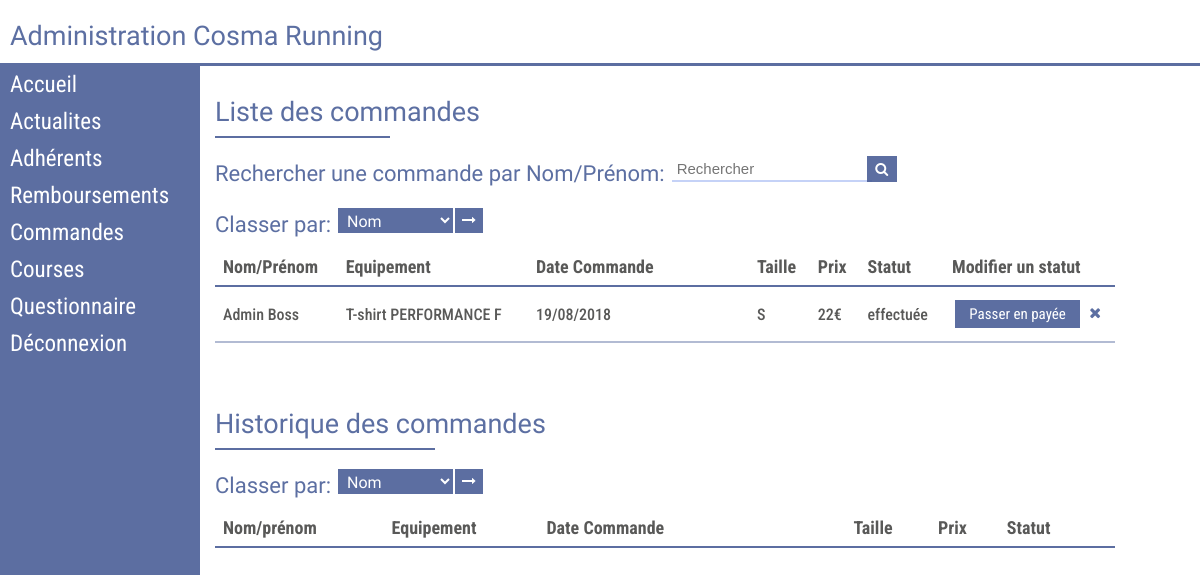
/php/Edit.php?post=Commandes, run on the app's committed database.
### tables this page shows
CREATE TABLE commande(
  Id_commande char(8) NOT NULL,
  Id_adherent char(8) NOT NULL,
  Id_typeVetement char(8) NOT NULL,
  Id_taille int(2) NOT NULL,
  DateCommande date,
  Id_statutCommande int(1) NOT NULL DEFAULT 1,
  CONSTRAINT pk_commandee PRIMARY KEY (Id_commande),
  CONSTRAINT fk_adherentC FOREIGN KEY (Id_adherent) REFERENCES adherent(Id_adherent),
  CONSTRAINT fk_type_vetementC FOREIGN KEY (Id_typeVetement) REFERENCES type_vetement(Id_typeVetement),
  CONSTRAINT fk_tailleC FOREIGN KEY (Id_taille) REFERENCES taille(Id_taille),
  CONSTRAINT fk_statutCommandeC FOREIGN KEY (Id_statutCommande) REFERENCES STcommande(Id_statutCommande )
  );

CREATE TABLE  adherent(
  Id_adherent char(8) NOT NULL,
  Mdp char(100) NOT NULL,
  Mdpconfirm char(100) NOT NULL,
  Nom char(30) NOT NULL,
  Prenom char(30) NOT NULL,
  Email char(50) NOT NULL,
  DateNaissance char(20) NOT NULL,
  Adresse char(100) NOT NULL,
  Téléphone char(50) NOT NULL,
  Id_sexe int(1) NOT NULL,
  Unom  char(30) NOT NULL,
  Uprenom char(30) NOT NULL,
  Utel char(10) NOT NULL,
  Photo_profil char(100) DEFAULT "PPModele.png",
  Clef char(100),
  Validation boolean DEFAULT false,
  CONSTRAINT pk_adherent PRIMARY KEY (Id_adherent),
  CONSTRAINT fk_adherentSexe FOREIGN KEY (Id_sexe) REFERENCES Sexe(Id_sexe)
  );

CREATE TABLE  type_vetement(
  Id_typeVetement char(8) NOT NULL,
  Libelle char(100) NOT NULL,
  Url char(100) NOT NULL,
  Prix int(3) NOT NULL,
  Id_sexe int(1) NOT NULL,
  Details char (200),
  CONSTRAINT pk_TypeVetement PRIMARY KEY (Id_typeVetement),
    CONSTRAINT fk_typeAdherentSexe FOREIGN KEY (Id_sexe) REFERENCES Sexe(Id_sexe)
  );

CREATE TABLE  taille(
  Id_taille int(2) NOT NULL,
  libelle_taille char(20) NOT NULL,
  CONSTRAINT pk_taille PRIMARY KEY (Id_taille)
  );

CREATE TABLE STcommande(
  Id_statutCommande int(1) NOT NULL,
  libelleCommande char(40) NOT NULL,
  CONSTRAINT pk_statutCommande PRIMARY KEY (Id_statutCommande)
   );

### fct/dateFR.php (called while the page is built, shortened)
<?php
	function dateFR($dateBDD){
			$date = date_parse($dateBDD);
		    $jour = $date['day'];
		    $mois = $date['month'];
		    if ($mois < 10) {
		    	$mois = '0'.$mois;
		    }
		    $annee = $date['year'];
		    return $jour.'/'.$mois.'/'.$annee;
	}
?>

### fct/nvStatut.php (called while the page is built)
<?php
	function prochainStatut($statut,$nbStatut){
		if ($statut  < $nbStatut) {
			$statut = $statut + 1;
			return $statut;
		}
		else {
			$statut = 1;
			return $statut;
		}
	}
?>

### WP-admin/WP-admin-Commandes.php (the view, shortened to what this page needs)
<p class="h1">Liste des commandes</p>
<hr class="sep2 bleu" style="max-width:175px">
<form method="POST" action="<?php echo $_SERVER['PHP_SELF'].'?'.$_SERVER['QUERY_STRING']?>" enctype="multipart/form-data">
<div style="display: inline-flex;">
	<p class="h1 bleu" style="font-size:22px;margin-right: 7px;">Rechercher une commande par Nom/Prénom: </p>
	<input type="text" style="padding-bottom: 3px;margin: auto;" name="SearchCommande" placeholder="Rechercher" class="">
	<button type="submit" id="button_loupe" name="valider_search_commande">
	<i class="fa fa-search white" aria-hidden="true" style="font-size: 14px;margin: auto;"></i>
	</button>
</div></form>
<form method="POST" action="<?php echo $_SERVER['PHP_SELF'].'?'.$_SERVER['QUERY_STRING']?>" enctype="multipart/form-data">
<div style="display: inline-flex;">
	<p class="h1 bleu" style="font-size:22px;margin-right: 7px;">Classer par: </p>
	<form method="POST" action="Edit.php" enctype="multipart/form-data">
	<select name="classer" class="classemment">
		<option value="Nom">Nom</option>
	</select>
	<button type="submit" name="valider_classer_commande" id="button_classer" >
	<i class="fa fa-long-arrow-right white" aria-hidden="true" style="font-size: 14px;margin: auto;"></i>
	</button>
	</form>
</div>
<?php
$classer = '';
$search = '';
$Lcommande = $bdd->query('SELECT Nom,Prenom,Libelle,libelleCommande,Id_commande,libelle_taille,DateCommande,Prix,C.Id_statutCommande FROM commande as C,adherent as A,stcommande as ST,type_vetement as TV,taille as T
WHERE C.Id_adherent = A.Id_adherent AND TV.Id_typeVetement = C.Id_typeVetement AND ST.Id_statutCommande = C.Id_statutCommande AND T.Id_taille = C.Id_taille AND C.Id_statutCommande NOT IN (3) '.$search.' group by Id_commande '.$classer.' ');
echo '<table class="table-admin">
	<tr>
		<th>Nom/Prénom</th>
		<th>Equipement</th>
		<th style="min-width: 200px;">Date Commande</th>
		<th>Taille</th>
		<th>Prix</th>
		<th>Statut</th><th>Modifier un statut</th></tr>';
while ($donnees = $Lcommande->fetch()){
	$Id_Statut = prochainStatut($donnees['Id_statutCommande'],3);
	$nvStatut =  $bdd->query('SELECT libelleCommande,Id_statutCommande FROM stcommande WHERE Id_statutCommande = '.$Id_Statut.'');
	while ($d = $nvStatut->fetch()){
		$IdprochainStatut = $d['Id_statutCommande'];
		$prochainStatut = $d['libelleCommande'];
	}
	$dateCommande = dateFR($donnees['DateCommande']);
	echo '<tr>
		<td>'.$donnees['Nom'].' '.$donnees['Prenom'].'</td>
		<td>'.$donnees['Libelle'].'</td>
		<td style="min-width: 200px;">'.$dateCommande.'</th>
		<td>'.$donnees['libelle_taille'].'</td>
		<td>'.$donnees['Prix'].'€</td>
		<td>'.$donnees['libelleCommande'].'</td>
		<td style=";"><form method="POST" action="'.$_SERVER['PHP_SELF'].'?'.$_SERVER['QUERY_STRING'].'">
		<div style="display:flex;position:relative;">							<input   type="radio" checked value="'.htmlspecialchars($donnees['Id_commande']).'" name="idCommande" hidden>
			<input   type="radio" checked value="'.$IdprochainStatut.'" name="idStatut" hidden>';
	if ($prochainStatut == "effectuée") {
				;
			}
			else {
				echo '<input type="submit" value="Passer en '.$prochainStatut.'" name="modifierStatut" class="submit" style="display:inline-block;margin:0px 3px;">';
			}
			echo '
			<button type="button"  value="Supprimer"  class="butt-close"><i class="fa fa-close bleu" style="font-size:15px"></i></button>
			<div class="C-confirmation">
		  		<p class="t-confirm">Etes-vous sûr ?</p>
		    	<button type="submit"  name="deleteCommande" class="submit">Confirmer</button>
		 	 </div>
		 	 </div>
			 </td></form>
			</tr>';
}
?>
<div style="height: 50px;"></div>
<p class="h1">Historique des commandes</p>
<hr class="sep2 bleu" style="max-width:220px">
<form method="POST" action="<?php echo $_SERVER['PHP_SELF'].'?'.$_SERVER['QUERY_STRING']?>" enctype="multipart/form-data">
<div style="display: inline-flex;">
	<p class="h1 bleu" style="font-size:22px;margin-right: 7px;">Classer par: </p>
	<form method="POST" action="Edit.php" enctype="multipart/form-data">
	<select name="classer" class="classemment">
		<option value="Nom">Nom</option>
	</select>
	<button type="submit" name="valider_classer_hst_commande" id="button_classer" >
	<i class="fa fa-long-arrow-right white" aria-hidden="true" style="font-size: 14px;margin: auto;"></i>
	</button>
	</form>
</div>
<?php
echo '<table class="table-admin">
	<tr>
		<th>Nom/prénom</th>
		<th>Equipement</th>
		<th style="min-width: 200px;">Date Commande</th>
		<th>Taille</th>
		<th>Prix</th>
		<th>Statut</th><th></th></tr>';
?>
</table>

### css/styleIndex.css (style rules this page uses)
html,body { margin: 0px; outline: none; font-family: 'Roboto Condensed', sans-serif; color: #595958; font-size: 20px; }
p { cursor: default; margin: 0px; }
button { outline: none;border:none;cursor: pointer; }
* { box-sizing: border-box; }
input { width: 100%; font-size: 14px; padding: 3px 5px; transition: 0.7s; border:none; margin: 3px 0px; border-bottom: 2px solid #c5d2f7; outline: none; }
select { color: white; background-color: #485d96e3; font-size: 18px; padding: 3px 7px; outline: none; }
option { color: white; background-color: #485d96e3; }
table { width: 100%; border-collapse: collapse; max-width: 900px; margin: auto; }
td { font-weight: 500;font-size: 16px;text-align: left;padding: 8px; }
th { font-weight: bold;font-size: 18px;padding: 8px; }
form { font-size: 18px; margin: 5px 0px; }
.table-admin { margin: 0px; }
.table-admin tr td { border-bottom: 2px solid #485d966b; }
.table-admin tr th { border-bottom: 2px solid #485d96e3; text-align: left; }
.white { color: white; }
.bleu { color:#485d96e3 }
.submit { background-color: #485d96e3; color: white; font-family: 'Roboto Condensed', sans-serif; border:none; padding: 5px ; margin-top: 10px; cursor: pointer; }
.h1 { color: #485d96e3; font-size: 27px; font-family: 'Yanone Kaffeesatz', sans-serif; margin: 15px 0px 6px 0px; }
hr.sep2 { overflow: visible; padding: 0; border: none; border-top:2px solid #485d96e3; text-align: left; size: 15px; width: 20%; margin: 8px 0px; width: 100%; }
.butt-close { background-color: transparent; transition: 0.7s; width: 26px; height: 26px; }

### css/style-admin.css (style rules this page uses)
html,body { margin: 0px; outline: none; font-family: 'Roboto Condensed', sans-serif; background: white; min-width: 0; font-size: 20px; }
p { cursor: default; margin: 0px; }
button { outline: none;border:none;cursor: pointer; }
* { box-sizing: border-box; }
input { max-width: 200px; width: 100%; font-size: 15px; padding: 3px 5px; transition: 0.7s; border:none; margin: 3px 0px; border-bottom: 2px solid #c5d2f7; outline: none; margin-bottom: 10px; }
select { color: white; background-color: #485d96e3; outline: none; font-family: 'Yanone Kaffeesatz', sans-serif; border:none; }
option { color: white; background-color: #485d96e3; }
table { width: 100%; border-collapse: collapse; max-width: 900px; }
td { font-weight: 500;text-align: left;padding: 8px; }
th { font-weight: bold;font-size: 18px;padding: 8px; }
form { font-size: 23px; margin: 5px 0px; }
.white { color: white; }
.bleu { color:#485d96e3 }
.table-admin { margin: 0px; }
.table-admin tr td { border-bottom: 2px solid #485d966b; }
.table-admin tr th { border-bottom: 2px solid #485d96e3; text-align: left; }
.submit { max-width: 200px; }
.butt-close { background-color: transparent; transition: 0.7s; width: 26px; height: 26px; }
#button_loupe { width: 30px; height:26px; margin:auto -5px; display: flex; background-color: #485d96e3; }
.classemment { font-size: 16px; padding: 2px 5px 0px 5px; height: 25px; margin: auto; }
#button_classer { width: 30px; height:25px; margin:auto; display: flex; background-color: #485d96e3; border:none; margin-left: 0px; border-left:2px solid white; }

### data on the page
commande: Id_adherent.Nom "Admin", Id_adherent.Prenom "Boss", Id_typeVetement.Libelle "T-shirt PERFORMANCE F", DateCommande "19/08/2018", Id_taille.libelle_taille "S", Id_typeVetement.Prix "22", Id_statutCommande.libelleCommande "effectuée", modifierStatut "Passer en payée"
